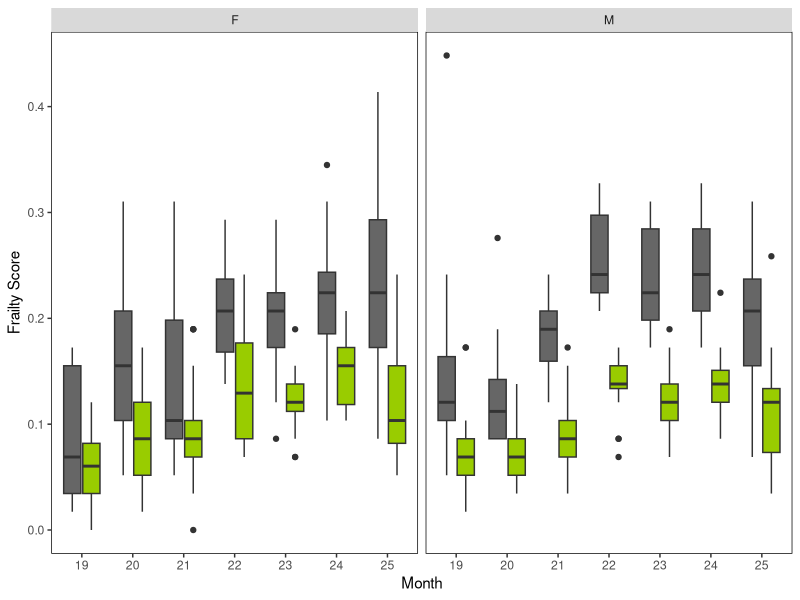
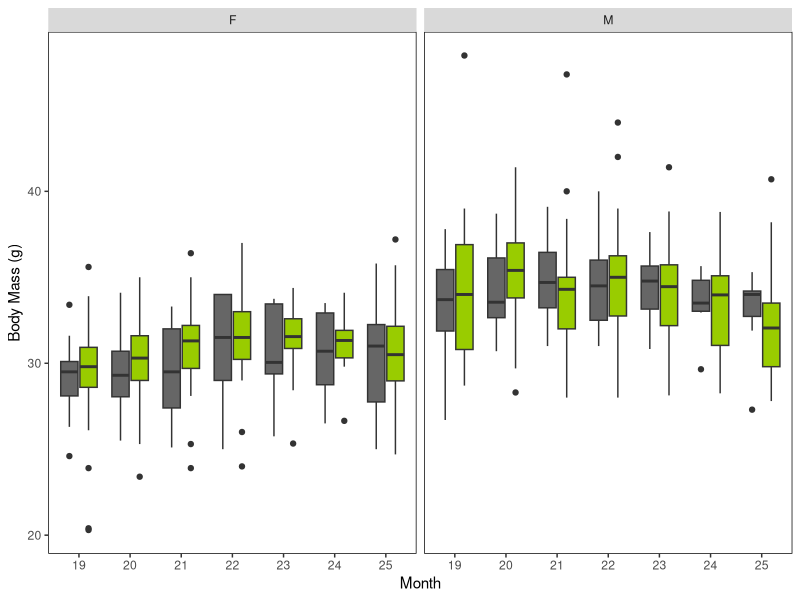
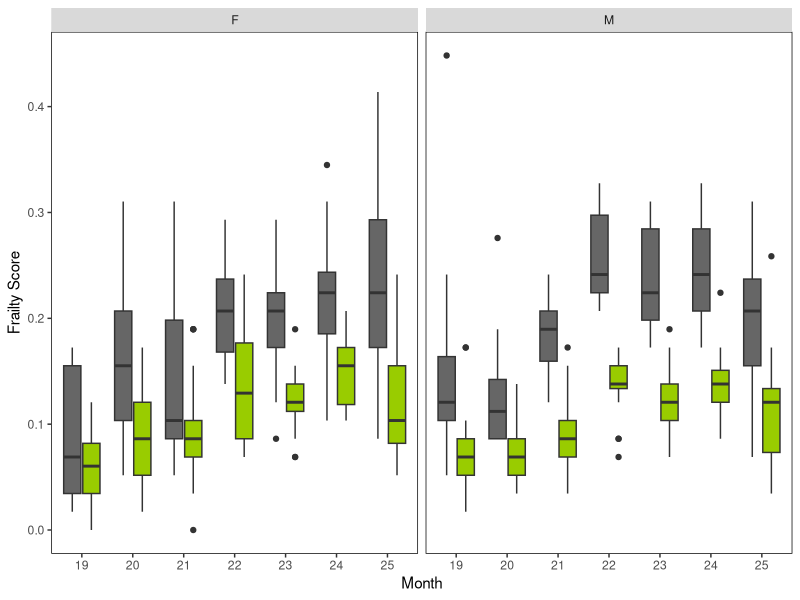
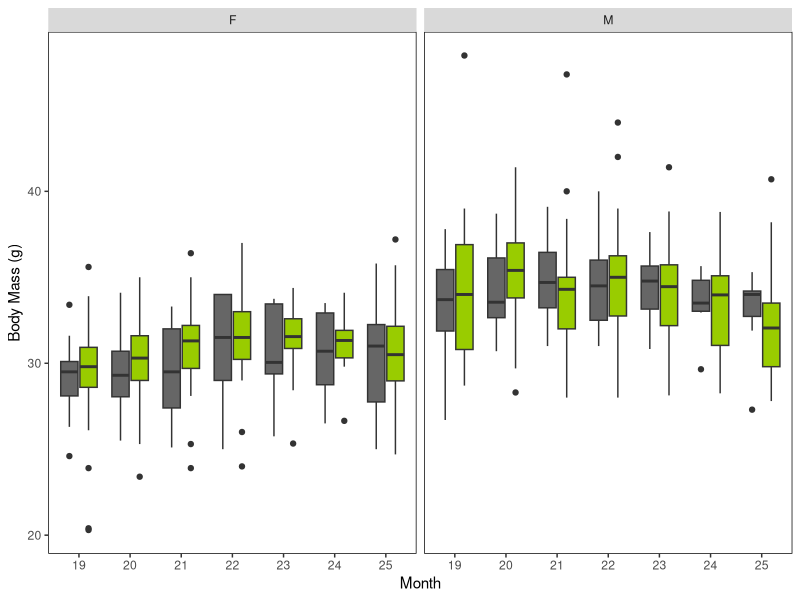

Write the R code that produced these figures, in order. (Note: this script raises an error after producing the figures.)
library(tidyverse)
library(lmerTest)

setwd("/scratch/fmorandi/internal/Ali/github/ac_frailty")

#### PLOTTING SETTINGS ####

w = 174 # mm
h = 230
w_in = w*0.0393701
h_in = h*0.0393701
ccodes=c("#666666", "#99CC00")

#### LOAD DATA ####

n_per_cat = data.frame(
  Category = c("WeightScore", "Integument", "PhysicalMusculoskeletal",
               "VestibulocochlearAuditory", "OcularNasal", "DigestiveUrogenital",
               "Respiratory", 'Discomfort'),
  N = c(1, 5, 8, 2, 7, 4, 1, 2))

# Normalize categories by number of subscores
# Note: it would also be fine to calc overall score by summing sub-scores and 
# dividing by total, but this way sub-scores are brought to the same scale

# Excluding weightscore because unsure of validity, also sus cages
data = read.csv("./data/frailty_raw.csv") %>%
  mutate(Cage = str_extract(AnimalID, "^(\\d+)", group=1), .after=AnimalID) %>%
  mutate(WeightScore = WeightScore / 1) %>%
  mutate(Integument = Integument / 5) %>%
  mutate(PhysicalMusculoskeletal = PhysicalMusculoskeletal / 8) %>%
  mutate(VestibulocochlearAuditory = VestibulocochlearAuditory / 2) %>%
  mutate(OcularNasal = OcularNasal / 7) %>%
  mutate(DigestiveUrogenital = DigestiveUrogenital / 4) %>%
  mutate(Respiratory = Respiratory / 1) %>%
  mutate(Discomfort = Discomfort / 2) %>%
  mutate(Total = 
           Integument*5/29+
           PhysicalMusculoskeletal*8/29+
           VestibulocochlearAuditory*2/29+
           OcularNasal*7/29+
           DigestiveUrogenital*4/29+
           Respiratory*1/29+
           Discomfort*2/29)
write.csv(data, "./data/frailty_norm.csv", quote = F)

#### MAIN PLOT ####

ggplot(data, aes(as.factor(Month), Total, fill=Diet))+
  geom_boxplot()+
  scale_fill_manual(values=ccodes)+
  facet_grid(cols=vars(Sex))+
  theme(legend.position = "none",
        panel.background = element_blank(),
        panel.border = element_rect(color = "black", fill = NA))+
  labs(x = "Month", y="Frailty Score")
ggsave("./results/frailty_main.pdf", width = w, height = 0.3*h, units="mm")

#### WEIGHT PLOT ####

ggplot(data, aes(as.factor(Month), Weight, fill=Diet))+
  geom_boxplot()+
  scale_fill_manual(values=ccodes)+
  facet_grid(cols=vars(Sex))+
  theme(legend.position = "none",
        panel.background = element_blank(),
        panel.border = element_rect(color = "black", fill = NA))+
  labs(x = "Month", y="Body Mass (g)")
ggsave("./results/weight_plot.pdf", width = w, height = 0.3*h, units="mm")

#### CATEGORY BREAKDOWN ####

data_long = data %>%
  mutate(Month = as.factor(paste(Month, "mo"))) %>%
  pivot_longer(cols=-c(Month:Cage)) %>%
  dplyr::filter(!name %in% c("Weight", "WeightScore", "Temperature"))
data_summary = data_long %>%
  group_by(Month, Diet, Sex, name) %>%
  summarize(mean = mean(value), sd=sd(value), n=n()) %>%
  mutate(sem = sd / sqrt(n))%>%
  mutate(name = factor(name, c("WeightScore", "Integument", "PhysicalMusculoskeletal", "VestibulocochlearAuditory", "OcularNasal", "DigestiveUrogenital", "Respiratory", "Discomfort", "Total"))) %>%
  ungroup()%>%
  mutate(name = fct_recode(name,
                           "Physical\nMusculoskeletal" = "PhysicalMusculoskeletal", 
                           "Vestibulocochlear\nAuditory" = "VestibulocochlearAuditory", 
                           "Ocular\nNasal" = "OcularNasal", 
                           "Digestive\nUrogenital" = "DigestiveUrogenital"))
dodge = position_dodge(width=0.7)
p1 = data_summary %>%
  dplyr::filter(Sex == "M") %>%
  ggplot(., aes(name, mean, fill=Diet, ymin=mean-sem, ymax=mean+sem))+
  geom_bar(stat="identity",position=dodge, width = 0.6, color="black")+
  geom_errorbar(position=dodge, width=0.2)+
  coord_flip()+
  facet_grid(cols = vars(Month))+
  scale_y_continuous(expand=expansion(mult=c(0,0.05)), breaks=c(0,0.3,0.6))+
  scale_fill_manual(values=c("#666666", "#99CC00"))+
  theme(legend.position = "none",
        axis.title.y = element_blank(),
        panel.background = element_blank(),
        panel.border = element_rect(color = "black", fill = NA))+
  labs(y="Normalized Score")+
  ggtitle("Males")
p2 = data_summary %>%
  dplyr::filter(Sex == "F") %>%
  ggplot(., aes(name, mean, fill=Diet, ymin=mean-sem, ymax=mean+sem))+
  geom_bar(stat="identity",position=dodge, width = 0.6, color="black")+
  geom_errorbar(position=dodge, width=0.2)+
  coord_flip()+
  facet_grid(cols = vars(Month))+
  scale_y_continuous(expand=expansion(mult=c(0,0.05)), breaks=c(0,0.3,0.6))+
  scale_fill_manual(values=c("#666666", "#99CC00"))+
  theme(legend.position = "none",
        axis.title.y = element_blank(),
        panel.background = element_blank(),
        panel.border = element_rect(color = "black", fill = NA))+
  labs(y="Normalized Score")+
  ggtitle("Females")

data_summary2 = data_summary %>%
  dplyr::filter(name == "Total")
p3 = data_summary2 %>%
  dplyr::filter(Sex == "M") %>%
  mutate(Diet = paste(Diet, "(n)")) %>%
  ggplot(., aes(1, Diet, label=n, color=Diet))+
  geom_text()+
  facet_grid(cols = vars(Month))+
  scale_color_manual(values=c("#666666", "#99CC00"))+
  theme_void()+
  theme(legend.position = "none",
        strip.background = element_blank(),
        strip.text.x = element_blank(),
        axis.text.y = element_text())
p4 = data_summary2 %>%
  dplyr::filter(Sex == "F") %>%
  mutate(Diet = paste(Diet, "(n)")) %>%
  ggplot(., aes(1, Diet, label=n, color=Diet))+
  geom_text()+
  facet_grid(cols = vars(Month))+
  scale_color_manual(values=c("#666666", "#99CC00"))+
  theme_void()+
  theme(legend.position = "none",
        strip.background = element_blank(),
        strip.text.x = element_blank(),
        axis.text.y = element_text())

(p1+p3+p2+p4)+plot_layout(guides="collect",ncol = 1, heights = c(9,1,9,1))
ggsave("./results/frailty_categories.pdf", width = w, height = 1*h, units="mm")

#### STATS ####

summary(lmer(Total~Month+Diet+Sex+(1|AnimalID), data=data))
summary(lmer(Total~Month+Diet+Sex+(1+Month|AnimalID), data=data))
summary(lmer(Total~Month*Diet+Sex+(1|AnimalID), data=data))
summary(lmer(Total~Month*Diet+Sex+(1+Month|AnimalID), data=data))

ggplot(data, aes(as.factor(Month), Total, fill=Diet))+
  geom_boxplot()

# When doing Month*Diet, the effect of DietFuc. is estimated at Month 0
# But because the slope is more shallow for Fuco group, at M0 Fuc. appears
# more frail. I subtract 15 to month so intercept refers to start of treatment
data = data %>%
  mutate(TreatmentMonth = Month - 15, .after=Month)
summary(lmer(Total~TreatmentMonth*Diet+Sex+(1|AnimalID), data=data)) # Oh very cool! No sig difference in intercept at M15!
summary(lm(Total~TreatmentMonth*Diet+Sex, data=data)) # Simple lm gives similar results, turns out

# Should we include random slope or not?
summary(lmer(Total~TreatmentMonth*Diet+Sex+(1|AnimalID), data=data))
summary(lmer(Total~TreatmentMonth*Diet+Sex+(1+TreatmentMonth|AnimalID), data=data))
summary(lmer(Total~TreatmentMonth*Diet+Sex+(0+TreatmentMonth|AnimalID), data=data))
# All are sig, random slope has higher pval
# Im not convinced by how well this behaves when considering that the trend
# over time is not linear. Lets go for intercept only or maybe report both.

# What about Sex interactions?
summary(lmer(Total~TreatmentMonth*Diet*Sex+(1|AnimalID), data=data))
summary(lmer(Total~TreatmentMonth*Diet*Sex+(1+TreatmentMonth|AnimalID), data=data))
# None are significant, and visually it seems correct
# Fucoidan effect on slope is always sig no matter what
# Sex interactions make for a very complicated model so let's run 2 tests instead

dataM = dplyr::filter(data, Sex == "M")
dataF = dplyr::filter(data, Sex == "F")

summary(lmer(Total~TreatmentMonth*Diet+(1|AnimalID), data=dataM))
summary(lmer(Total~TreatmentMonth*Diet+(1|AnimalID), data=dataF))
summary(lmer(Total~TreatmentMonth*Diet+Sex+(1|AnimalID), data=data))

summary(lmer(Total~TreatmentMonth*Diet+(1+TreatmentMonth|AnimalID), data=dataM))
summary(lmer(Total~TreatmentMonth*Diet+(1+TreatmentMonth|AnimalID), data=dataF))
summary(lmer(Total~TreatmentMonth*Diet+Sex+(1+TreatmentMonth|AnimalID), data=data))

# In conclusion, lets test separately for male and female, with random intercept
# Reporting the effect of fucoidan on the slope.

# Ah! I understand why females are more significant despite the differences 
# being clearly larger for males in the plot: the female trajectory is much more 
# linear and simply fits the model better.
# Therefore we will report both pairwise comparisons and overall with mixed model

sink("./results/frailty_stats.txt")
cat("===================== Test frailty month by month =====================\n")
compare_means(Total~Diet, group.by = c("Month", "Sex"), data=data)
cat("\n===================== Test weight month by month =====================\n")
compare_means(Weight~Diet, group.by = c("Month", "Sex"), data=data)
cat("\n===================== Mixed model: males =====================\n")
summary(lmer(Total~TreatmentMonth*Diet+(1|AnimalID), data=dataM))
cat("\n===================== Mixed model: females =====================\n")
summary(lmer(Total~TreatmentMonth*Diet+(1|AnimalID), data=dataF))
closeAllConnections()

#### ZERO CROSSING ####

# We did not start measuring frailty right away so it would be interesting to
# check if the point the trajectories of Ctrl and Fuco meet is the start of treatment
summary(lmer(Total~Month*Diet+Sex+(1|AnimalID), data=data))

ggplot(data, aes(Month, Total, color=Diet))+
  geom_jitter(width = 0.2, size=0.5)+
  geom_abline(intercept = -0.261615, slope = 0.020173, color="#666666")+
  geom_abline(intercept = -0.261615+0.106097, slope = 0.020173-0.008444, color="#99CC00")+
  geom_hline(yintercept=0, linetype="dashed")+
  coord_cartesian(xlim=c(10,26))
ggsave("./results/zero_crossing.pdf", width = 0.8*w, height = 0.4*h, units="mm")

# Quite close actually!

  
